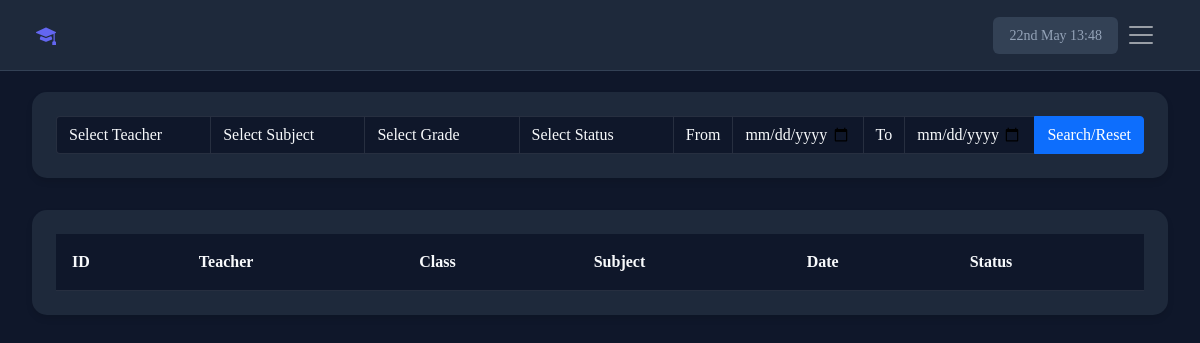
The app's page /Supervisor/SchoolAssignments (signed in), older data.
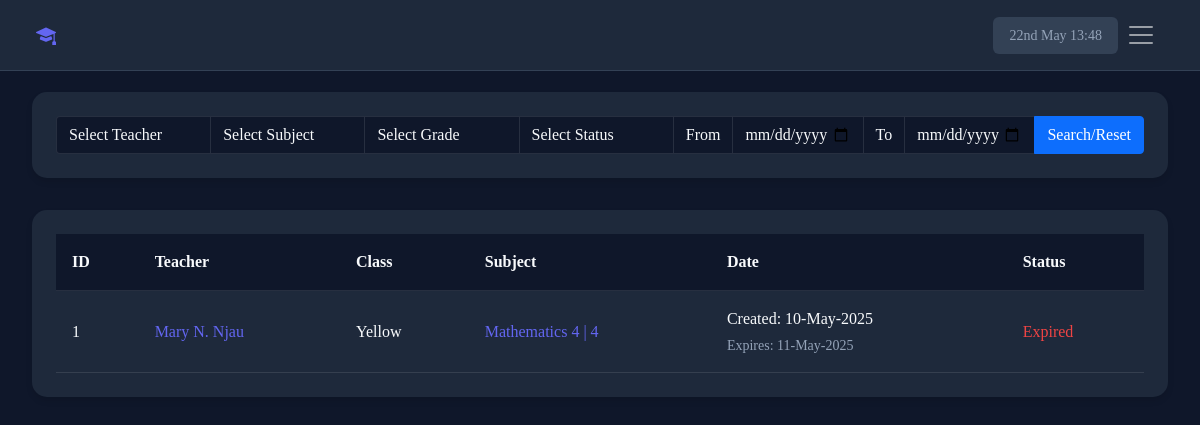
The same page, newer data.
### Exams/models.py (models this page shows, shortened)
class BaseGroupTest(models.Model):
    uuid = UniqueUUIDField(primary_key=True)
    subject = models.ForeignKey(Subject, on_delete=models.CASCADE)
    test_size = models.PositiveIntegerField()
    duration = models.PositiveIntegerField(default='15')
    date = models.DateTimeField()
    teacher = models.ForeignKey(MyUser, on_delete=models.CASCADE)
    expiry = models.DateField(null=True)
    class Meta:
        abstract=True

class ClassTest(BaseGroupTest):
    class_id = models.ForeignKey(Classes,  on_delete=models.CASCADE)
    quiz = models.ManyToManyField(TopicalQuizes)

### Users/models.py (models this page shows, shortened)
class MyUser(AbstractBaseUser, PermissionsMixin):
    class Role(models.TextChoices):
        Student = "Student"
        Teacher = "Teacher"
        ADMIN = "Admin"
        Finance = "Finance"
        Guardian = "Guardian"
        Receptionist = "Receptionist"
        Supervisor = "Supervisor"
        Referer = "Referer"
        Supplier = "Supplier"
    base_role = Role.Student
    email = models.EmailField(unique=True, null=True, blank=True)
    school = models.ForeignKey(Schools, null=True,blank=True, on_delete=models.CASCADE)
    id_number = models.CharField(max_length=20, unique=True)  # ✅ Ensure unique=True
    uuid = models.UUIDField(default=uuid.uuid4, unique=True, editable=False)
    date = models.DateField(default=timezone.now)
    role = models.CharField(max_length=15, choices=Role.choices, default=base_role)
    is_active = models.BooleanField(default=True)
    is_admin = models.BooleanField(default=False)
    is_staff = models.BooleanField(default=False)  # ✅ Required for Django Admin
    is_superuser = models.BooleanField(default=False)  # ✅ Needed for superusers
    objects = MyUserManager()
    USERNAME_FIELD = 'id_number'  # ✅ Django now identifies users by ID number
    REQUIRED_FIELDS = []  # No other required fields
    def __str__(self):
        return str(self.id_number)

class PersonalProfile(models.Model):
    user = models.OneToOneField(MyUser, on_delete=models.CASCADE)
    f_name = models.CharField(max_length=30)
    is_boarder = models.BooleanField(default=False)
    location = models.CharField(max_length=100, blank=True)
    l_name = models.CharField(max_length=30)
    surname = models.CharField(max_length=30, blank=True)
    gender = models.CharField(max_length=10, blank=True)
    phone = models.CharField(max_length=20, null=True)
    def get_names(self):
        first = self.f_name
        last = self.l_name
        surname = self.surname
        if first or last or surname:
            if last:
                last = last[0]
            return first.title() + ' ' + last.title() + '.' + ' ' + surname.title()
        else:
            return self.user

class Classes(models.Model):
    school = models.ForeignKey(Schools, on_delete=models.CASCADE)
    class_id = models.UUIDField(default=uuid.uuid4, unique=True)
    grade = models.CharField(max_length=10)
    name = models.CharField(max_length=100)
    year = models.PositiveIntegerField(default=2025)
    is_active = models.BooleanField(default=True)
    class_teacher = models.ForeignKey(MyUser, null=True, blank=True, on_delete=models.SET_NULL)
    def __str__(self):
        return str(self.name)

### SubjectList/models.py (models this page shows, shortened)
class Subject(models.Model):
    name = models.CharField(max_length=100)
    order = models.IntegerField(default=1)
    grade = models.CharField(max_length=2)
    topics = models.PositiveIntegerField()
    course = models.ForeignKey(Course, on_delete=models.CASCADE)
    abbreviation = models.CharField(max_length=10, default='DEF')
    status = models.BooleanField(default=False)
    def __str__(self):
        return str(self.name) + ' ' + str(self.grade)

### Supervisor/views.py (the view, shortened to what this page needs)
# urls.py: path('SchoolAssignments', AssignmentsView.as_view(), name='school-assignments'),
class AssignmentsView(TemplateView):
    template_name = 'Supervisor/assignments.html'
    def get_context_data(self, **kwargs):
        context = super().get_context_data(**kwargs)
        assignments = ClassTest.objects.all().order_by('-date')
        context['assignments'] = assignments
        context['users'] = MyUser.objects.filter(role='Teacher')
        context['subjects'] = Course.objects.all()
        return context

### SubjectList/models.py (called while the page is built)
    def __str__(self):
        return self.name

### Supervisor/templates/Supervisor/assignments.html (shortened to what this page needs)
{% extends 'Supervisor/base.html' %}
{% load custom_filters %}
{% block content %}
<div class="assignments-container">
    <div class="search-section">
        <form method="post">
            <div class="input-group" id="list">
                <select class="form-select" name="user">
                    <option value="">Select Teacher</option>
                </select>
                <select class="form-select" name="subject">
                    <option value="">Select Subject</option>
                </select>
                <select class="form-select" name="grade">
                    <option value="">Select Grade</option>
                </select>
                <select class="form-select" name="status">
                    <option value="">Select Status</option>
                </select>
                <span class="input-group-text">From</span>
                <input type="date" class="form-control" name="from">
                <span class="input-group-text">To</span>
                <input type="date" class="form-control" name="to">
                <button class="btn btn-primary" type="submit">Search/Reset</button>
            </div>
        </form>
    </div>
    <div class="assignments-table">
        <table>
            <thead>
                <tr>
                    <th>ID</th>
                    <th>Teacher</th>
                    <th>Class</th>
                    <th>Subject</th>
                    <th>Date</th>
                    <th>Status</th>
                </tr>
            </thead>
            <tbody>
                {% for user in assignments %}
                <tr>
                    <td>{{ forloop.counter }}</td>
                    <td>
                        <a href="{% url 'teachers-profile' user.teacher %}">
                            {{ user.teacher.personalprofile.get_names }}
                        </a>
                    </td>
                    <td>{{ user.class_id }}</td>
                    <td>
                        <a href="{% url 'class-test-analytics' user.uuid %}">
                            {{ user.subject }} | {{ user.subject.grade }}
                        </a>
                    </td>
                    <td>
                        <div class="date-info">
                            <span>Created: {{ user.date|date:'d-M-Y' }}</span>
                            <small>Expires: {{ user.expiry|date:'d-M-Y' }}</small>
                        </div>
                    </td>
                    <td>
                        {% if now < user.expiry %}
                            <span class="status-active">Active</span>
                        {% else %}
                            <span class="status-expired">Expired</span>
                        {% endif %}
                    </td>
                </tr>
                {% endfor %}
            </tbody>
        </table>
    </div>
</div>
{% endblock %}

### Supervisor/templates/Supervisor/base.html (shortened to what this page needs)
{% load static %}
{% load supervisor_filters %}
<!DOCTYPE html>
<html lang="en">
<head>
  <link href="https://cdn.jsdelivr.net/npm/bootstrap@5.1.3/dist/css/bootstrap.min.css" rel="stylesheet"
>
  <link rel="stylesheet" type="text/css" href="{% static 'Users/styles.css' %}">
  <link rel="stylesheet" type="text/css" href="{% static 'SubjectList/SubjectLiist.css' %}">
  <link rel="stylesheet" type="text/css" href="{% static 'Guardian/Guardian.css' %}">
  <link rel="stylesheet" type="text/css" href="{% static 'Teacher/teacher.css' %}">
  <link rel="stylesheet" type="text/css" href="{% static 'Supervisor/Supervisor.css' %}">
  <link rel="stylesheet" href="https://cdn.jsdelivr.net/npm/bootstrap-icons@1.10.3/font/bootstrap-icons.css">
</head>
<body>
  <nav class="navbar navbar-dark fixed-top">
    <div class="container-fluid">
      <a class="navbar-brand" href="#">
        <i class="bi bi-mortarboard-fill"></i>
      </a>
      <div class="d-flex align-items-center">
        <div class="time-display">
          {% now "jS F  H:i" %}
        </div>
        <button class="navbar-toggler" type="button" data-bs-toggle="offcanvas" data-bs-target="#offcanvasNavbar">
        <span class="navbar-toggler-icon"></span>
      </button>
      </div>
    </div>
  </nav>
  <div class="main-body">
    {% block content %}
    {% endblock %}
  </div>
</body>
</html>

### Users/static/Users/styles.css (style rules this page uses)
* { padding: 0; margin: 0; font-family: Nunito !important; }
nav { background-color:rgba(29, 25, 46, .8); }
.main-body { position: absolute; width: 100%; max-width: 100%; overflow-x: scroll; }
a { text-decoration: none !important; }

### SubjectList/static/SubjectList/SubjectLiist.css (style rules this page uses)
.upcoming-classes-view p,a { text-decoration:none; color:black ; padding:0px; margin:0px; }

### Supervisor/templates/Supervisor/base.html (style rules this page uses)
:root { --bg-dark: #0f172a; --bg-card: #1e293b; --bg-card-hover: #334155; --primary-color: #6366f1; --secondary-color: #818cf8; --text-primary: #f8fafc; --text-secondary: #94a3b8; --danger-color: #ef4444; --success-color: #22c55e; --warning-color: #f59e0b; --card-shadow: 0 4px 6px -1px rgba(0, 0, 0, 0.2); }
body { background-color: var(--bg-dark); color: var(--text-primary); }
.navbar { background: var(--bg-card) !important; border-bottom: 1px solid var(--bg-card-hover); padding: 0.75rem 1.5rem; }
.navbar-brand { color: var(--text-primary) !important; font-weight: 600; font-size: 1.25rem; display: flex; align-items: center; gap: 0.5rem; }
.navbar-brand i { color: var(--primary-color); }
.navbar-toggler { border: none; padding: 0.5rem; color: var(--text-primary); }
.time-display { color: var(--text-secondary); font-size: 0.875rem; padding: 0.5rem 1rem; background: var(--bg-card-hover); border-radius: 6px; margin-left: 1rem; }

### Supervisor/templates/Supervisor/assignments.html (style rules this page uses)
.assignments-container { margin-top: 60px; padding: 2rem; }
.search-section { background: var(--bg-card); border-radius: 15px; padding: 1.5rem; margin-bottom: 2rem; box-shadow: 0 4px 6px rgba(0, 0, 0, 0.1); }
.search-section .form-select, .search-section .form-control { background: var(--bg-dark); border: 1px solid rgba(255, 255, 255, 0.1); color: var(--text-primary); }
.search-section .input-group-text { background: var(--bg-dark); border: 1px solid rgba(255, 255, 255, 0.1); color: var(--text-primary); }
.assignments-table { background: var(--bg-card); border-radius: 15px; padding: 1.5rem; box-shadow: 0 4px 6px rgba(0, 0, 0, 0.1); }
.assignments-table table { width: 100%; border-collapse: separate; border-spacing: 0; }
.assignments-table th { background: var(--bg-dark); color: var(--text-primary); padding: 1rem; text-align: left; border-bottom: 1px solid rgba(255, 255, 255, 0.1); }
.assignments-table td { padding: 1rem; color: var(--text-primary); border-bottom: 1px solid rgba(255, 255, 255, 0.1); }
.assignments-table a { color: var(--primary-color); text-decoration: none; }
.status-expired { color: var(--danger-color) !important; }
.date-info { display: flex; flex-direction: column; gap: 0.25rem; }
.date-info small { color: var(--text-secondary); }

Row changes from the older to the newer data that the page shows:
added ClassTest: teacher.personalprofile.get_names "Mary N. Njau", class_id "Yellow", subject "Mathematics 4", subject.grade "4", date "10-May-2025", expiry "11-May-2025", shows "Expired"
